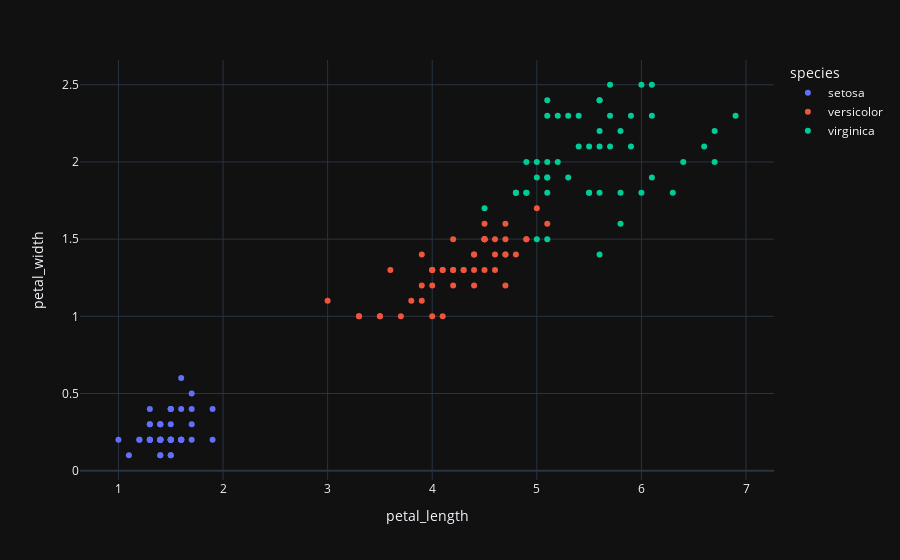

Source (notebook cell):
### Code cell
px.scatter(iris, x='petal_length', y='petal_width', color='species')

### Figure 1 — Plotly figure (JSON) as saved in the notebook; plotly's stock layout.template omitted (floating-point values rounded to 4 significant figures)
{"data": [{"hovertemplate": "species=setosa<br>petal_length=%{x}<br>petal_width=%{y}<extra></extra>", "legendgroup": "setosa", "marker": {"color": "#636efa", "symbol": "circle"}, "mode": "markers", "name": "setosa", "orientation": "v", "showlegend": true, "type": "scatter", "x": [1.4, 1.4, 1.3, 1.5, 1.4, 1.7, 1.4, 1.5, 1.4, 1.5, 1.5, 1.6, 1.4, 1.1, 1.2, 1.5, 1.3, 1.4, 1.7, 1.5, 1.7, 1.5, 1, 1.7, 1.9, 1.6, 1.6, 1.5, 1.4, 1.6, 1.6, 1.5, 1.5, 1.4, 1.5, 1.2, 1.3, 1.4, 1.3, 1.5, 1.3, 1.3, 1.3, 1.6, 1.9, 1.4, 1.6, 1.4, 1.5, 1.4], "xaxis": "x", "y": [0.2, 0.2, 0.2, 0.2, 0.2, 0.4, 0.3, 0.2, 0.2, 0.1, 0.2, 0.2, 0.1, 0.1, 0.2, 0.4, 0.4, 0.3, 0.3, 0.3, 0.2, 0.4, 0.2, 0.5, 0.2, 0.2, 0.4, 0.2, 0.2, 0.2, 0.2, 0.4, 0.1, 0.2, 0.2, 0.2, 0.2, 0.1, 0.2, 0.2, 0.3, 0.3, 0.2, 0.6, 0.4, 0.3, 0.2, 0.2, 0.2, 0.2], "yaxis": "y"}, {"hovertemplate": "species=versicolor<br>petal_length=%{x}<br>petal_width=%{y}<extra></extra>", "legendgroup": "versicolor", "marker": {"color": "#EF553B", "symbol": "circle"}, "mode": "markers", "name": "versicolor", "orientation": "v", "showlegend": true, "type": "scatter", "x": [4.7, 4.5, 4.9, 4, 4.6, 4.5, 4.7, 3.3, 4.6, 3.9, 3.5, 4.2, 4, 4.7, 3.6, 4.4, 4.5, 4.1, 4.5, 3.9, 4.8, 4, 4.9, 4.7, 4.3, 4.4, 4.8, 5, 4.5, 3.5, 3.8, 3.7, 3.9, 5.1, 4.5, 4.5, 4.7, 4.4, 4.1, 4, 4.4, 4.6, 4, 3.3, 4.2, 4.2, 4.2, 4.3, 3, 4.1], "xaxis": "x", "y": [1.4, 1.5, 1.5, 1.3, 1.5, 1.3, 1.6, 1, 1.3, 1.4, 1, 1.5, 1, 1.4, 1.3, 1.4, 1.5, 1, 1.5, 1.1, 1.8, 1.3, 1.5, 1.2, 1.3, 1.4, 1.4, 1.7, 1.5, 1, 1.1, 1, 1.2, 1.6, 1.5, 1.6, 1.5, 1.3, 1.3, 1.3, 1.2, 1.4, 1.2, 1, 1.3, 1.2, 1.3, 1.3, 1.1, 1.3], "yaxis": "y"}, {"hovertemplate": "species=virginica<br>petal_length=%{x}<br>petal_width=%{y}<extra></extra>", "legendgroup": "virginica", "marker": {"color": "#00cc96", "symbol": "circle"}, "mode": "markers", "name": "virginica", "orientation": "v", "showlegend": true, "type": "scatter", "x": [6, 5.1, 5.9, 5.6, 5.8, 6.6, 4.5, 6.3, 5.8, 6.1, 5.1, 5.3, 5.5, 5, 5.1, 5.3, 5.5, 6.7, 6.9, 5, 5.7, 4.9, 6.7, 4.9, 5.7, 6, 4.8, 4.9, 5.6, 5.8, 6.1, 6.4, 5.6, 5.1, 5.6, 6.1, 5.6, 5.5, 4.8, 5.4, 5.6, 5.1, 5.1, 5.9, 5.7, 5.2, 5, 5.2, 5.4, 5.1], "xaxis": "x", "y": [2.5, 1.9, 2.1, 1.8, 2.2, 2.1, 1.7, 1.8, 1.8, 2.5, 2, 1.9, 2.1, 2, 2.4, 2.3, 1.8, 2.2, 2.3, 1.5, 2.3, 2, 2, 1.8, 2.1, 1.8, 1.8, 1.8, 2.1, 1.6, 1.9, 2, 2.2, 1.5, 1.4, 2.3, 2.4, 1.8, 1.8, 2.1, 2.4, 2.3, 1.9, 2.3, 2.5, 2.3, 1.9, 2, 2.3, 1.8], "yaxis": "y"}], "layout": {"autosize": true, "legend": {"title": {"text": "species"}, "tracegroupgap": 0}, "margin": {"t": 60}, "xaxis": {"anchor": "y", "autorange": true, "domain": [0, 1], "range": [0.6422, 7.258], "title": {"text": "petal_length"}, "type": "linear"}, "yaxis": {"anchor": "x", "autorange": true, "domain": [0, 1], "range": [-0.08583, 2.686], "title": {"text": "petal_width"}, "type": "linear"}}}
